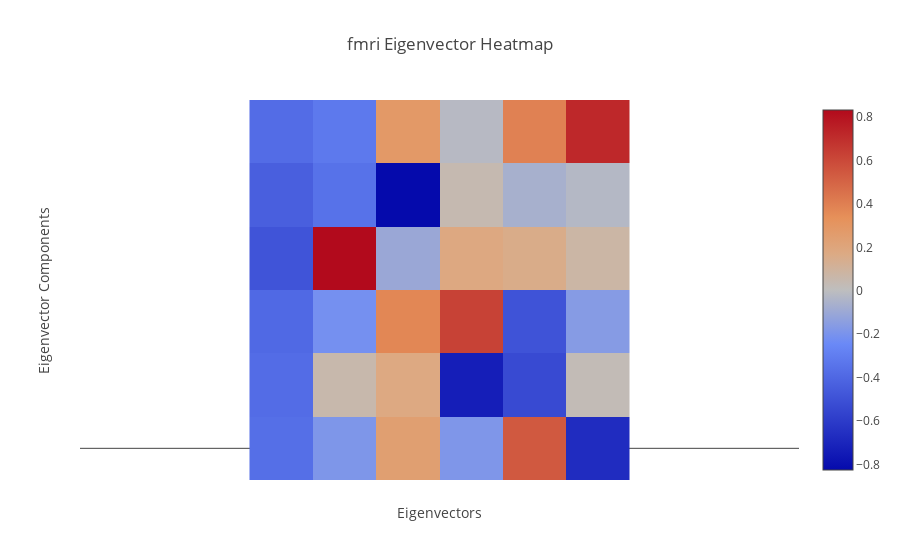

Notebook code for this chart:
### Code cell
lpl.EigenvectorHeatmap(DM).plot()

### Figure 1 — Plotly figure (JSON) as saved in the notebook; plotly's stock layout.template omitted (floating-point values rounded to 4 significant figures)
{"data": [{"type": "heatmap", "z": [[-0.3657, -0.1842, 0.2425, -0.1833, 0.5414, -0.6684], [-0.3793, 0.05592, 0.1782, -0.7332, -0.5319, 0.02703], [-0.3916, -0.2131, 0.3731, 0.6277, -0.4917, -0.162], [-0.4851, 0.8321, -0.1027, 0.1805, 0.1538, 0.07397], [-0.4359, -0.3512, -0.8247, 0.04295, -0.06288, -0.02663], [-0.3791, -0.319, 0.282, -0.01835, 0.3932, 0.7211]]}], "layout": {"title": "fmri Eigenvector Heatmap", "xaxis": {"mirror": true, "showgrid": false, "showticklabels": false, "ticks": "", "ticktext": ["Eigenvector 1", "Eigenvector 2", "Eigenvector 3", "Eigenvector 4", "Eigenvector 5", "Eigenvector 6"], "tickvals": [0, 1, 2, 3, 4, 5], "title": "Eigenvectors"}, "yaxis": {"mirror": true, "scaleanchor": "x", "showgrid": false, "showticklabels": false, "ticks": "", "ticktext": ["Component 1", "Component 2", "Component 3", "Component 4", "Component 5", "Component 6"], "tickvals": [0, 1, 2, 3, 4, 5], "title": "Eigenvector Components"}}}
